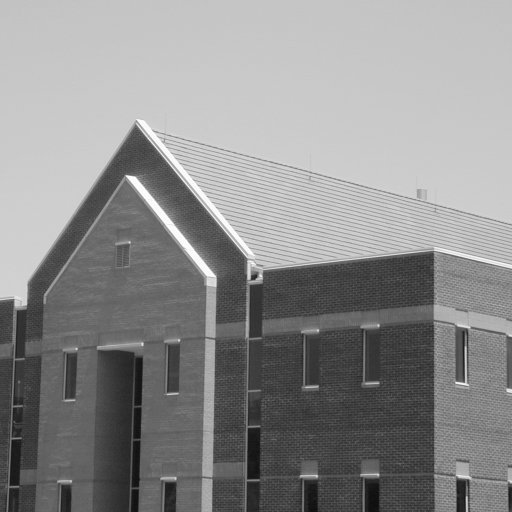
%> input picture Untitled Folder/lab7files/hus.tif, 512 x 512 px
$ octave MagnGradSobel.m   (GNU Octave 9; MATLAB toolbox functions it lacks are replaced by stand-ins)
%> lines starting %> are read from the running program, lines starting %| are printed output that depends on the picture; in (x1, y1, x2, y2) boxes, pixels count from 0 and x2, y2 are one past the last pixel; in counts of white or black regions, pixels touching at a corner belong together; the program's own positions count from 1
Im = double(imread('lab7files/hus.tif'));
%> Im: size 512x512 double; min 12, max 253, mean 140.6; mean of the top-left, top-right, bottom-left and bottom-right quarters 181.6, 196.9, 93.1, 90.9

sobelx = [1 0 -1; 2 0 -2; 1 0 -1] /8;
Imsobelx = conv2(Im, sobelx, 'same');
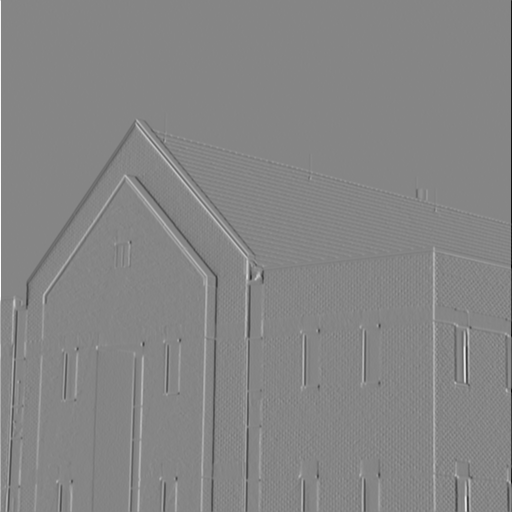
%> Imsobelx: size 512x512 double; min -115.8, max 105.1, mean 0; drawn with min black and max white
sobely = sobelx';
Imsobely = conv2(Im, sobely, 'same');
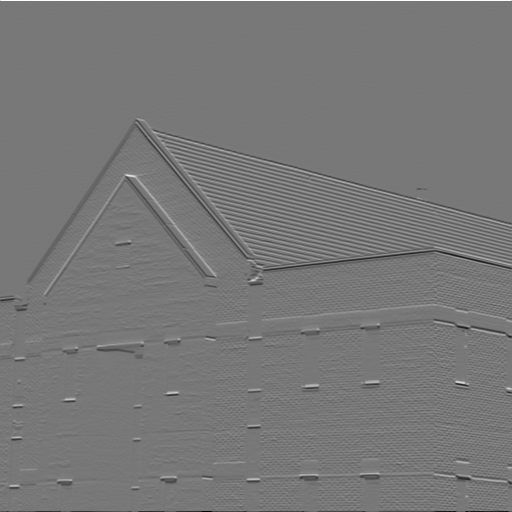
%> Imsobely: size 512x512 double; min -88.12, max 98.88, mean -0.1; drawn with min black and max white
Imgrad = sqrt(Imsobelx.^2+Imsobely.^2);
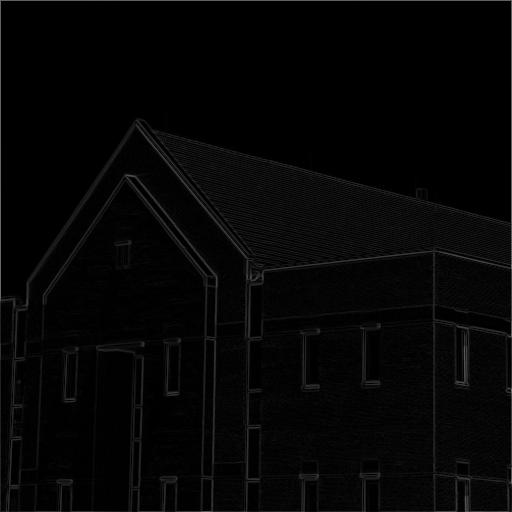
%> Imgrad: size 512x512 double; min 0, max 115.8, mean 5.5
maxv = max(Imgrad(:));
%> maxv = 115.8
binvect = [0:maxv/100:maxv];
%> binvect = 101 values from 0 to 115.8
histo = hist(Imgrad(:), binvect);
%> histo = 101 values, max 85872 at index 1, min 0 at index 93, mean 2595.5

T=22;
ImgradT = Imgrad>T;
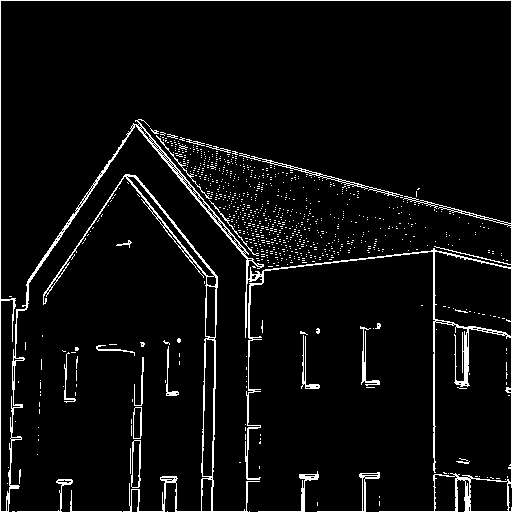
%> ImgradT: size 512x512 logical; 5.2% white in thin lines or dots
Imskel = bwmorph(ImgradT, 'skel', inf);
%> Imskel: size 512x512 logical; 4.9% white in thin lines or dots

figure(1)
colormap(gray(256))
subplot(2,2,1), imagesc(Im, [0 255])
axis image; axis off; title('image'); colorbar;
subplot(2,2,2), imagesc(Imgrad)
axis image; axis off; title('magngrad'); colorbar;
subplot(2,2,3), plot(binvect, histo, '.-b');
axis tight; title('histogram')
subplot(2,2,4), imagesc(ImgradT)
axis image; axis off; title('threshholded'); colorbar;
%> after `colorbar`:
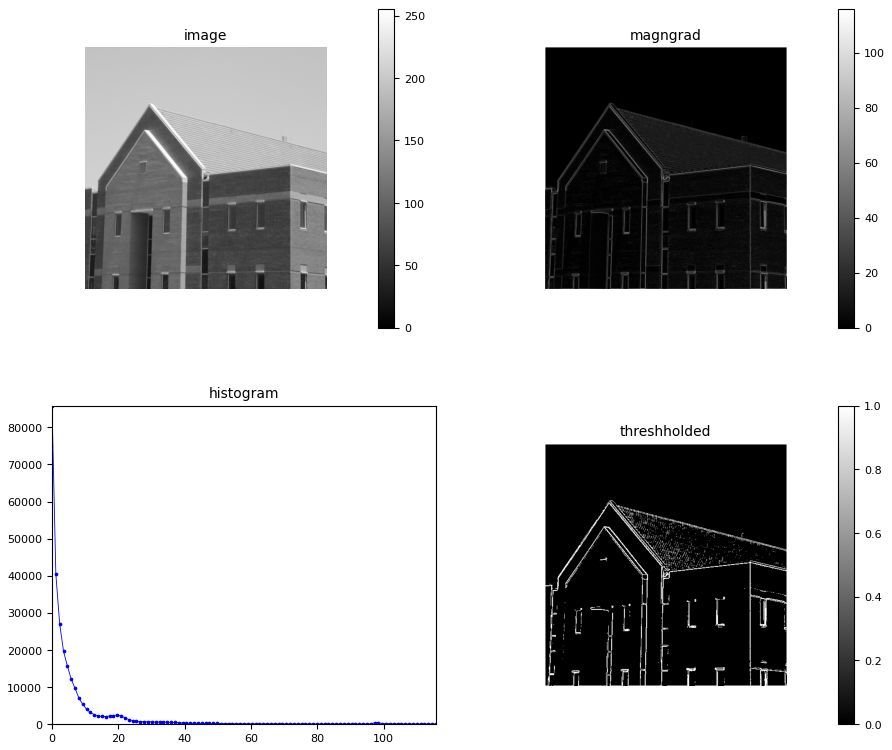
%> figure redrawn from the program's plot data, 4 panels


figure(2)
colormap(gray(256))
subplot(1,1,1), imagesc(Imskel)
axis image; axis off; title('skeleton'); colorbar;

[cannyim1, T_aut] = edge(Im, 'canny');
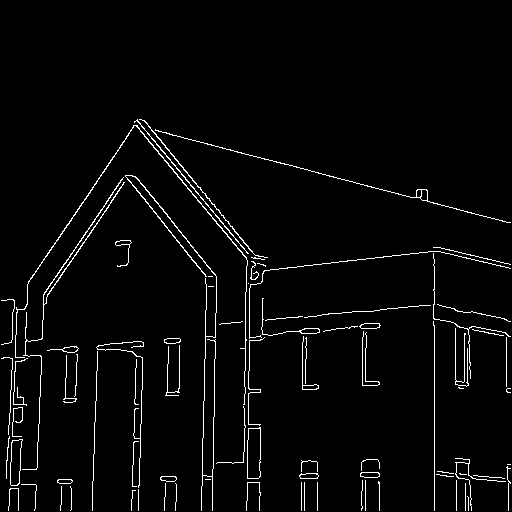
%> cannyim1: size 512x512 logical; 3% white in thin lines or dots, all inside (x1, y1, x2, y2) = (1, 119, 511, 511)
%> T_aut = [0.0805 0.201]
figure(3)
subplot(1,1,1), imagesc(cannyim1)
title(T_aut)

T = 0.25
cannyim2 = edge(Im, 'canny', [0.4*T T])

figure(4)
subplot(1,1,1), imagesc(cannyim2)
title(T)
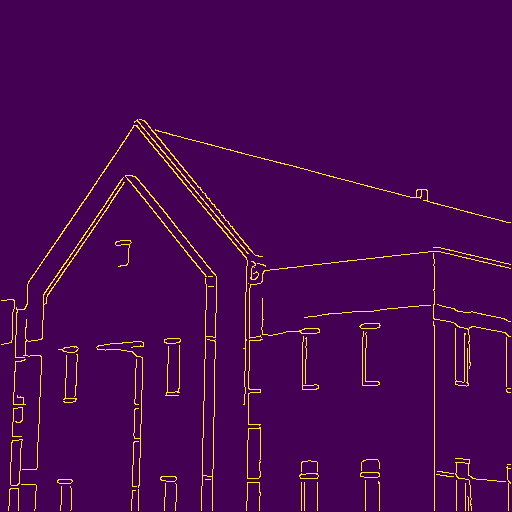
%> displayed picture: size 512x512x3, on the screen's scale of 0 to 255; mean R, G, B 73.1, 7.4, 82.7
